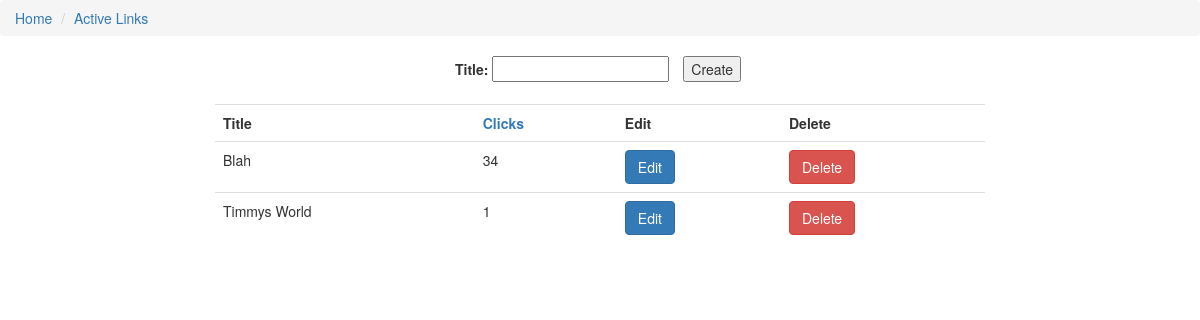
The app's page /, older data.
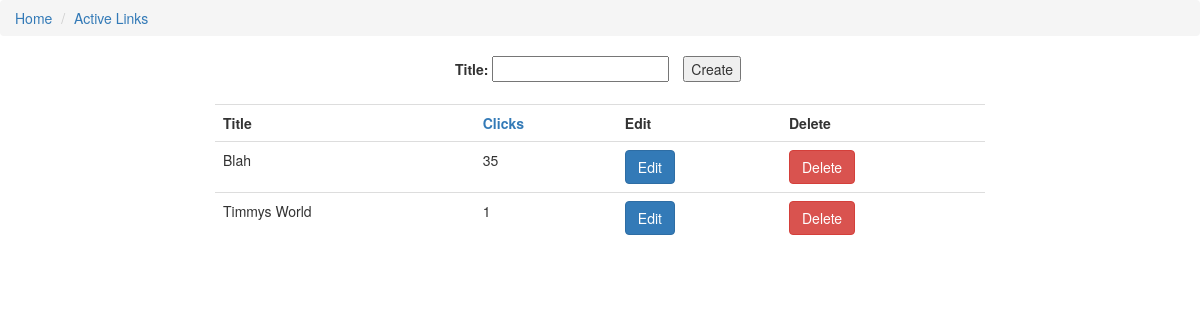
The same page, newer data.
### refer_sys/models.py (models this page shows, shortened)
class Link(models.Model):
  title = models.CharField(max_length=200, unique=True)
  clicks = models.IntegerField(default=0)
  created_at = models.DateTimeField(default=timezone.now)

### refer_sys/views.py (the view)
# urls.py: url(r'^$', views.root_page, name='root_page'),
def root_page(request):
  order = request.GET.get('o')
  if order == 'd':
    links = Link.objects.order_by("clicks")
  else:
    links = Link.objects.order_by("-clicks")
  o = 'd' if order == 'a' else 'a'
  form = LinkForm()
  if request.method == "POST":
    form = LinkForm(request.POST)
    if form.is_valid():
      form.save()
      return redirect('/')
  return render (request, 'refer_sys/root_page.html',
    {'links':links, 'form':form, 'o':o}
    )

### refer_sys/forms.py (shortened to what this page needs)
class LinkForm(forms.ModelForm):
  class Meta:
    model = Link
    fields = ('title',)

### refer_sys/templates/refer_sys/root_page.html
{% extends 'refer_sys/base.html' %}
{% block content %}
<div class="row">
  <div class="col-md-4"></div>
  <div class="col-md-4">
    <form class=".form-inline" method="POST">{% csrf_token %}
      <ul style="list-style:none;float:left">
        <li style="float:left">{{ form.as_p }}</li>
        <li style="float:left; padding-left:1em"><button type="submit">Create</button></li>
      </ul>
    </form>
  </div>
  <div class="col-md-4"></div>
</div>
<div class="row">
  <div class="col-md-2"></div>
    <div class="col-md-8">
      <table class="table table-hover">
        <tr>
          <th>Title</th>
          <th><a href="{% url 'root_page' %}?o={{ o }}">Clicks</a></th>
          <th>Edit</th>
          <th>Delete</th>
        </tr>
        {% for link in links %}
        <tr>
          <td>
            {{ link.title }}
          </td>
          <td>
            {{ link.clicks }}
          </td>
          <td>
            <a href="{% url 'edit_link' pk=link.pk %}" class="btn btn-primary">Edit</a>
          </td>
          <td>
            <form method="POST" action="{% url 'delete_link' pk=link.pk %}">{% csrf_token %}
              <button type="submit" class="btn btn-danger">
                Delete
              </button>
            </form>
          </td>
        </tr>
        {% endfor %}
      </table>
    </div>
  </div>
  <div class="col-md-2"></div>
</div>
{% endblock %}

Row changes from the older to the newer data that the page shows:
changed Link "Blah": clicks "34" → "35"
